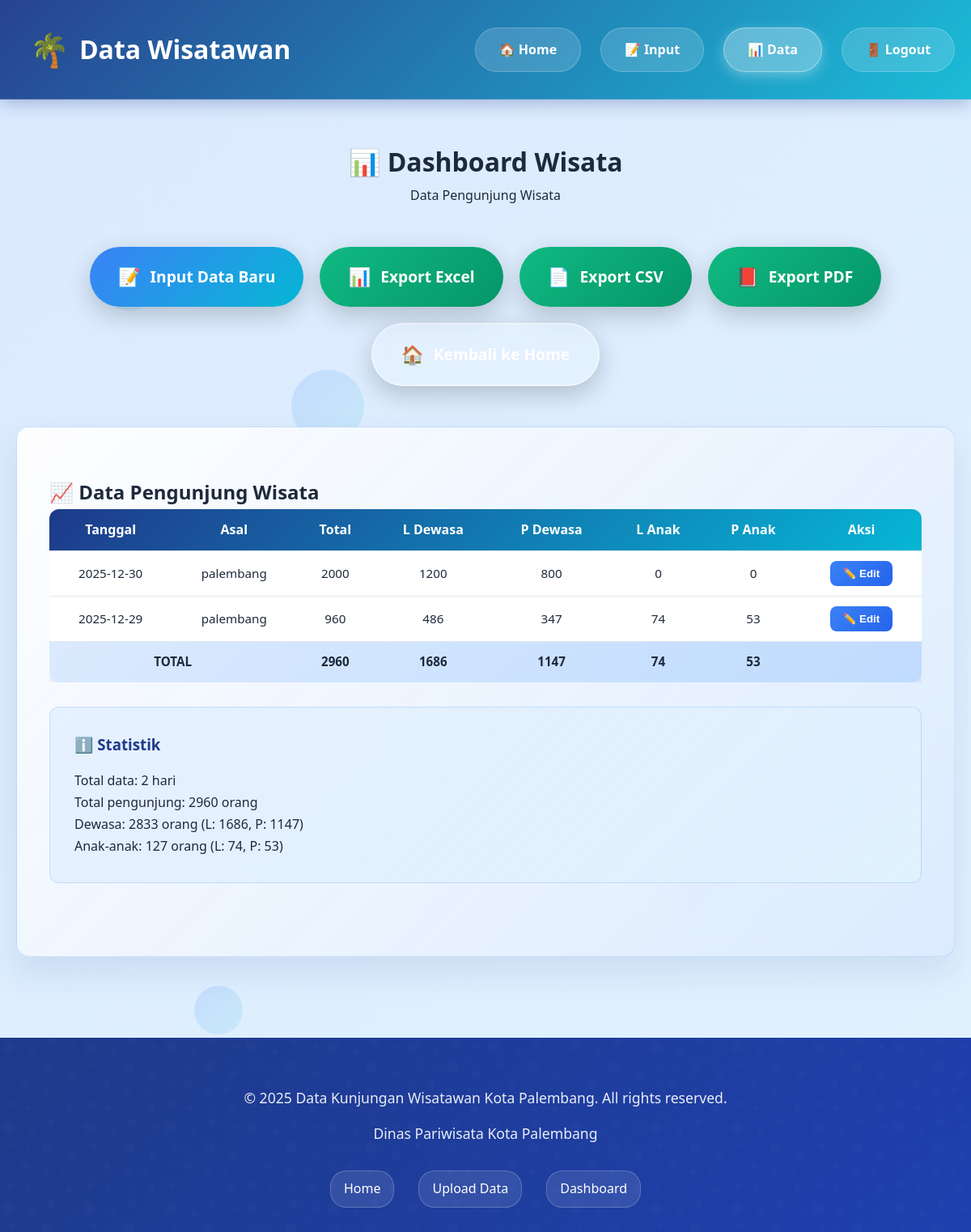
The page /tourism/dashboard (signed in) on the database its author committed.
### tables this page shows
CREATE TABLE tourism_site_data (
            id INTEGER PRIMARY KEY AUTOINCREMENT,
            user_id INTEGER NOT NULL,
            date TEXT NOT NULL,
            origin TEXT NOT NULL,
            total_visitors INTEGER NOT NULL,
            male_adult INTEGER NOT NULL,
            female_adult INTEGER NOT NULL,
            male_child INTEGER NOT NULL,
            female_child INTEGER NOT NULL,
            created_at TIMESTAMP DEFAULT CURRENT_TIMESTAMP,
            FOREIGN KEY (user_id) REFERENCES users(id)
        );

### app.py (the view)
@app.route('/tourism/dashboard')
@login_required
@role_required('tourism')
def tourism_dashboard():
    conn = get_db_connection()
    cursor = conn.cursor()
    cursor.execute('''
        SELECT * FROM tourism_site_data
        WHERE user_id = ?
        ORDER BY date DESC
    ''', (current_user.id,))
    rows = cursor.fetchall()
    conn.close()
    data = []
    for row in rows:
        data.append({
            'id': row['id'],
            'date': row['date'],
            'origin': row['origin'],
            'total_visitors': row['total_visitors'],
            'male_adult': row['male_adult'],
            'female_adult': row['female_adult'],
            'male_child': row['male_child'],
            'female_child': row['female_child'],
            'created_at': row['created_at']
        })
    return render_template('tourism/dashboard.html', data=data)

### app.py (called while the page is built)
@login_manager.user_loader
def load_user(user_id):
    return User.get_by_id(Config.DATABASE, int(user_id))

def get_db_connection():
    conn = sqlite3.connect(app.config['DATABASE'])
    conn.row_factory = sqlite3.Row
    return conn

### models.py (called while the page is built)
    @staticmethod
    def get_by_id(db_path, user_id):
        conn = sqlite3.connect(db_path)
        conn.row_factory = sqlite3.Row
        cursor = conn.cursor()
        cursor.execute('SELECT * FROM users WHERE id = ?', (user_id,))
        row = cursor.fetchone()
        conn.close()
        if row:
            return User(
                id=row['id'],
                username=row['username'],
                password_hash=row['password_hash'],
                role=row['role'],
                email=row['email'],
                created_at=row['created_at']
            )
        return None

### templates/tourism/dashboard.html (shortened to what this page needs)
{% extends "base.html" %}
{% block content %}
<div class="container" style="padding: 50px 20px;">
  <div class="dashboard-header">
    <h1>📊 Dashboard Wisata</h1>
    <p>Data Pengunjung Wisata</p>
  </div>
  <div class="actions" style="margin: 30px 0; text-align: center;">
    <a href="{{ url_for('tourism_input') }}" class="btn btn-primary">
      <span>📝</span> Input Data Baru
    </a>
    {% if data %}
    <a href="{{ url_for('tourism_export', format='excel') }}" class="btn btn-success">
      <span>📊</span> Export Excel
    </a>
    <a href="{{ url_for('tourism_export', format='csv') }}" class="btn btn-success">
      <span>📄</span> Export CSV
    </a>
    <a href="{{ url_for('tourism_export', format='pdf') }}" class="btn btn-success">
      <span>📕</span> Export PDF
    </a>
    {% endif %}
    <a href="{{ url_for('tourism_home') }}" class="btn btn-secondary">
      <span>🏠</span> Kembali ke Home
    </a>
  </div>
  {% if data %}
  <div class="upload-section">
    <h2>📈 Data Pengunjung Wisata</h2>
    <div style="overflow-x: auto;">
      <table class="data-table">
        <thead>
          <tr>
            <th>Tanggal</th>
            <th>Asal</th>
            <th>Total</th>
            <th>L Dewasa</th>
            <th>P Dewasa</th>
            <th>L Anak</th>
            <th>P Anak</th>
            <th>Aksi</th>
          </tr>
        </thead>
        <tbody>
          {% set totals = namespace(
            total=0,
            male_adult=0,
            female_adult=0,
            male_child=0,
            female_child=0
          ) %}
          {% for item in data %}
          <tr class="data-row-{{ item.id }}">
            <td>{{ item.date }}</td>
            <td class="editable">{{ item.origin }}</td>
            <td class="editable">{{ item.total_visitors }}</td>
            <td class="editable">{{ item.male_adult }}</td>
            <td class="editable">{{ item.female_adult }}</td>
            <td class="editable">{{ item.male_child }}</td>
            <td class="editable">{{ item.female_child }}</td>
            <td>
              <button onclick="toggleEdit({{ item.id }})" class="btn-edit" id="edit-btn-{{ item.id }}">
                ✏️ Edit
              </button>
            </td>
          </tr>
          {% set totals.total = totals.total + item.total_visitors %}
          {% set totals.male_adult = totals.male_adult + item.male_adult %}
          {% set totals.female_adult = totals.female_adult + item.female_adult %}
          {% set totals.male_child = totals.male_child + item.male_child %}
          {% set totals.female_child = totals.female_child + item.female_child %}
          {% endfor %}
          <tr class="total-row">
            <td colspan="2"><strong>TOTAL</strong></td>
            <td><strong>{{ totals.total }}</strong></td>
            <td><strong>{{ totals.male_adult }}</strong></td>
            <td><strong>{{ totals.female_adult }}</strong></td>
            <td><strong>{{ totals.male_child }}</strong></td>
            <td><strong>{{ totals.female_child }}</strong></td>
            <td></td>
          </tr>
        </tbody>
      </table>
    </div>
    <div class="info-section" style="margin-top: 30px;">
      <h3>ℹ️ Statistik</h3>
      <p>Total data: {{ data|length }} hari</p>
      <p>Total pengunjung: {{ totals.total }} orang</p>
      <p>Dewasa: {{ totals.male_adult + totals.female_adult }} orang (L: {{ totals.male_adult }}, P: {{ totals.female_adult }})</p>
      <p>Anak-anak: {{ totals.male_child + totals.female_child }} orang (L: {{ totals.male_child }}, P: {{ totals.female_child }})</p>
    </div>
  </div>
  {% else %}
  <div class="no-data">
    <h2>📊 Belum Ada Data</h2>
    <p>Silakan input data pengunjung terlebih dahulu</p>
    <a href="{{ url_for('tourism_input') }}" class="btn btn-primary">Input Data Pertama</a>
  </div>
  {% endif %}
</div>
{% endblock %}

### static/css/style.css (style rules this page uses)
:root { --primary-blue: #1e3a8a; --secondary-blue: #3b82f6; --aqua: #06b6d4; --light-aqua: #67e8f9; --dark-blue: #1e40af; --light-blue: #dbeafe; --gradient-primary: linear-gradient(135deg, #1e3a8a 0%, #06b6d4 100%); --gradient-secondary: linear-gradient(135deg, #3b82f6 0%, #06b6d4 100%); --gradient-light: linear-gradient(135deg, #dbeafe 0%, #e0f2fe 100%); --gradient-card: linear-gradient( 135deg, rgba(30, 58, 138, 0.1) 0%, rgba(6, 182, 212, 0.1) 100% ); --white: #ffffff; --light-gray: #f8fafc; --text-dark: #1e293b; --text-light: #64748b; --success: #10b981; --warning: #f59e0b; --error: #ef4444; --shadow: 0 20px 40px rgba(30, 58, 138, 0.1); --shadow-hover: 0 30px 60px rgba(30, 58, 138, 0.15); --radius: 16px; --transition: all 0.4s cubic-bezier(0.25, 0.46, 0.45, 0.94); }
* { margin: 0; padding: 0; box-sizing: border-box; }
html { scroll-behavior: smooth; }
body { font-family: "Segoe UI", Tahoma, Geneva, Verdana, sans-serif; background: var(--gradient-light); color: var(--text-dark); line-height: 1.7; overflow-x: hidden; min-height: 100vh; display: flex; flex-direction: column; }
.container { max-width: 1200px; margin: 0 auto; padding: 0 20px; }
.btn { padding: 18px 35px; border: none; border-radius: 50px; cursor: pointer; text-decoration: none; display: inline-flex; align-items: center; justify-content: center; gap: 12px; text-align: center; transition: var(--transition); font-size: 1.2rem; font-weight: 700; position: relative; overflow: hidden; box-shadow: 0 10px 30px rgba(0, 0, 0, 0.2); transform: translateY(0); }
.btn::before { content: ""; position: absolute; top: 0; left: -100%; width: 100%; height: 100%; background: linear-gradient( 90deg, transparent, rgba(255, 255, 255, 0.3), transparent ); transition: left 0.7s ease; z-index: 1; }
.btn-primary { background: var(--gradient-secondary); color: white; }
.btn-secondary { background: rgba(255, 255, 255, 0.2); color: white; border: 2px solid rgba(255, 255, 255, 0.4); backdrop-filter: blur(10px); }
.btn span { font-size: 1.4rem; transition: var(--transition); position: relative; z-index: 2; }
.upload-section { background: linear-gradient( 135deg, rgba(255, 255, 255, 0.95) 0%, rgba(219, 234, 254, 0.9) 100% ); padding: 60px 40px; border-radius: var(--radius); box-shadow: var(--shadow); margin: 50px 0; border: 1px solid rgba(59, 130, 246, 0.2); backdrop-filter: blur(10px); animation: slideUp 0.8s ease; }
.info-section { background: linear-gradient( 135deg, rgba(219, 234, 254, 0.6) 0%, rgba(224, 242, 254, 0.8) 100% ); padding: 30px; border-radius: 12px; margin: 30px 0; border-left: 4px solid var(--aqua); border: 1px solid rgba(59, 130, 246, 0.2); }
.info-section h3 { color: var(--primary-blue); margin-bottom: 15px; }
.dashboard-header { text-align: center; margin-bottom: 50px; animation: fadeInUp 0.8s ease; }
.actions { display: flex; gap: 20px; margin: 30px 0; flex-wrap: wrap; justify-content: center; }

### templates/tourism/dashboard.html (style rules this page uses)
.data-table { width: 100%; border-collapse: collapse; background: white; border-radius: 12px; overflow: hidden; box-shadow: 0 10px 30px rgba(0, 0, 0, 0.1); }
.data-table thead { background: var(--gradient-primary); color: white; }
.data-table th, .data-table td { padding: 12px 15px; text-align: center; border-bottom: 1px solid #e2e8f0; font-size: 0.95rem; }
.data-table th { font-weight: 700; font-size: 1rem; }
.total-row { background: linear-gradient(135deg, #dbeafe, #bfdbfe) !important; font-weight: bold; font-size: 1.05rem; }
.total-row td { border-bottom: none; }
.btn-edit { background: linear-gradient(135deg, #3b82f6, #2563eb); color: white; border: none; padding: 8px 16px; border-radius: 8px; cursor: pointer; font-weight: 600; transition: var(--transition); }
.btn-success { background: linear-gradient(135deg, #10b981, #059669); color: white; }

### rows shown on the page
tourism_site_data: date "2025-12-30", origin "palembang", total_visitors "2000", male_adult "1200", female_adult "800", male_child "0", female_child "0"
tourism_site_data: date "2025-12-29", origin "palembang", total_visitors "960", male_adult "486", female_adult "347", male_child "74", female_child "53"

### other values the page prints
{{ totals.total }} "2960"
{{ totals.male_adult }} "1686"
{{ totals.female_adult }} "1147"
{{ totals.male_child }} "74"
{{ totals.female_child }} "53"
{{ data|length }} "2"
{{ totals.male_adult + totals.female_adult }} "2833"
{{ totals.male_child + totals.female_child }} "127"
